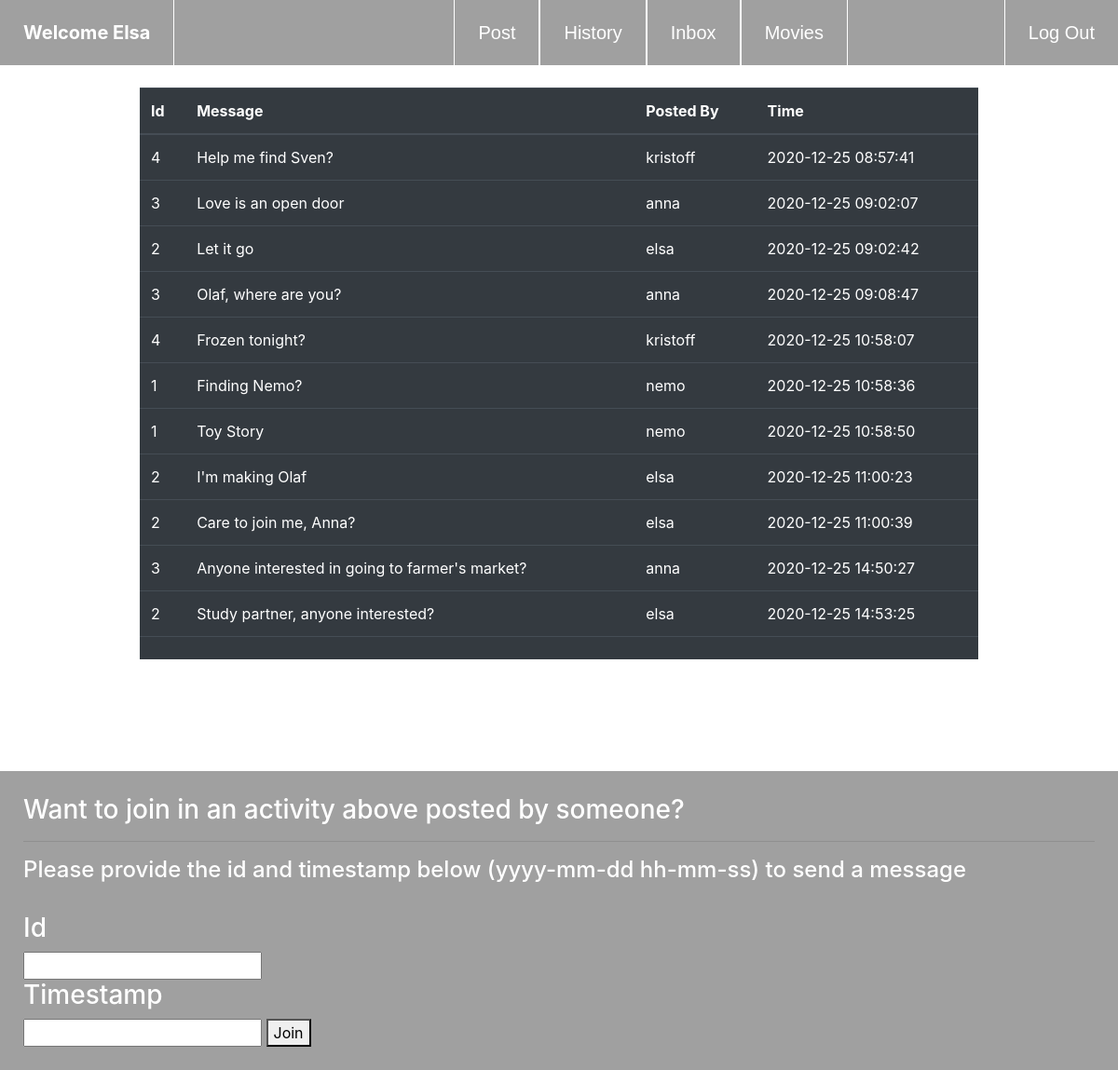
/ (signed in), run on the app's committed database.
### tables this page shows
CREATE TABLE 'users' ('id' integer PRIMARY KEY AUTOINCREMENT NOT NULL, 'name' varchar(255) NOT NULL, 'email' varchar(255) NOT NULL, 'password'  varchar(255) NOT NULL  );

CREATE TABLE 'post' ('id' integer, 'message' varchar(255), 'time' varchar(255));

### application.py (the view, shortened to what this page needs)
@app.route("/", methods=["GET", "POST"])
@login_required
def index():
    user = db.execute("SELECT * from users where id=:id", id = session["user_id"])
    name = user[0]["name"][0].upper() + user[0]["name"][1:].lower()
    from_email = user[0]["email"]
    if request.method == "GET":
        rows = db.execute("SELECT post.id, message, name, time from users join post on users.id = post.id")
        return render_template("index.html", name=name, rows=rows)

### application.py (called while the page is built)
def login_required(f):
    @wraps(f)
    def decorated_function(*args, **kwargs):
        if session.get("user_id") is None:
            return redirect("/login")
        return f(*args, **kwargs)
    return decorated_function

@app.after_request
def after_request(response):
    response.headers["Cache-Control"] = "no-cache, no-store, must-revalidate"
    response.headers["Expires"] = 0
    response.headers["Pragma"] = "no-cache"
    return response

### templates/index.html (shortened to what this page needs)
{% extends "layout.html" %}
{% block style %}
    <link rel="stylesheet" href="https://stackpath.bootstrapcdn.com/bootstrap/4.3.1/css/bootstrap.min.css">
{% endblock %}
{% block body %}
    <div class="links">
        <ul>
            <li class="indexnav" style="float: left;"><b>Welcome {{name}}</b></li>
            <li style="float: left; border-right: 1px solid white; margin-left: 25%;"><a href="/post">Post</a></li>
            <li style="float: left; border-right: 1px solid white;"><a href="/history">History</a></li>
            <li style="float: left; border-right: 1px solid white;"><a href="/inbox">Inbox</a></li>
            <li style="float: left; border-right: 1px solid white;"><a href="/movies">Movies</a></li>
            <li><a href="/logout">Log Out</a></li>
        </ul>
    </div>
    <br>
    <div class="table2">
    <table class="table table-dark table-stripped">
        <thead>
            <tr>
                <th>Id</th>
                <th>Message</th>
                <th>Posted By</th>
                <th>Time</th>
            </tr>
        </thead>
        <tbody>
            {% for row in rows %}
                {% set id = row["id"] %}
                {% set message = row["message"] %}
                {% set name1 = row["name"] %}
                {% set time = row["time"] %}
                    <tr>
                        <td>{{id}}</td>
                        <td>{{message}}</td>
                        <td>{{name1}}</td>
                        <td>{{time}}</td>
                    </tr>
            {% endfor %}
        </tbody>
        <tfoot>
            <td colspan="3"></td>
            <td></td>
        </tfoot>
    </table>
    </div>
    <div style="background-color: #a0a0a0; margin-top: 120px; color: white; padding: 25px;">
        <h3>Want to join in an activity above posted by someone?</h3>
        <hr>
        <h4>Please provide the id and timestamp below (yyyy-mm-dd hh-mm-ss) to send a message</h4><br>
        <form action="/" method="post">
            <h3>Id</h3>
            <input type="text" name="id">
            <h3>Timestamp</h3>
            <input type="text" name="time">
            <button type="submit">Join</button>
        </form>
    </div>
{% endblock %}

### static/styles.css (style rules this page uses)
body { margin: 0; padding: 0; }
.links { background-color: #a0a0a0; }
.links ul { list-style-type: none; margin: 0; padding: 0; overflow: hidden; }
.links li { float: right; }
.links a { display: block; color: white; text-align: center; padding: 20px 25px; text-decoration: none; font-family: sans-serif; border-left: 1px solid #fff; font-size: 20px; }
.indexnav { display: block; padding: 20px 25px; text-align: center; color: white; border-right: 1px solid white; font-size: 20px }
.table2 { width: 75%; margin: auto; }

### data on the page
users: name "Elsa", name "elsa"
post: id "4", message "Help me find Sven?", time "2020-12-25 08:57:41"
users: name "kristoff"
post: id "3", message "Love is an open door", time "2020-12-25 09:02:07"
users: name "anna"
post: id "2", message "Let it go", time "2020-12-25 09:02:42"
post: id "3", message "Olaf, where are you?", time "2020-12-25 09:08:47"
post: id "4", message "Frozen tonight?", time "2020-12-25 10:58:07"
post: id "1", message "Finding Nemo?", time "2020-12-25 10:58:36"
users: name "nemo"
post: id "1", message "Toy Story", time "2020-12-25 10:58:50"
post: id "2", message "I'm making Olaf", time "2020-12-25 11:00:23"
post: id "2", message "Care to join me, Anna?", time "2020-12-25 11:00:39"
post: id "3", message "Anyone interested in going to farmer's market?", time "2020-12-25 14:50:27"
post: id "2", message "Study partner, anyone interested?", time "2020-12-25 14:53:25"
